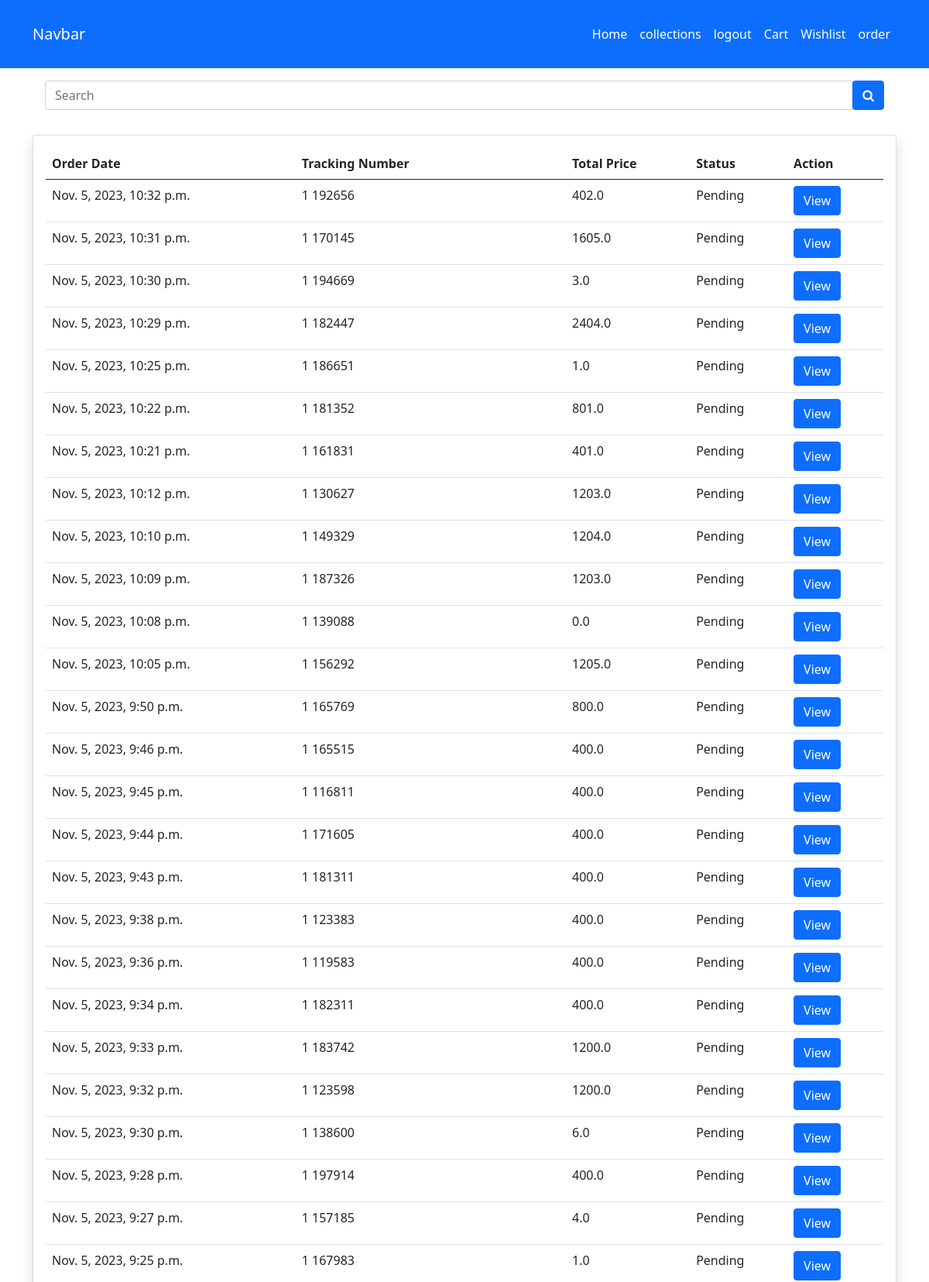
Screenshot of /my-orders (signed in, upper part) with the database file from the repository.
### store/models.py (models this page shows, shortened)
class Order(models.Model):
    user = models.ForeignKey(User,on_delete=models.CASCADE)
    fname = models.CharField(max_length=150,null=False,blank=False)
    lname = models.CharField(max_length=150,null=False,blank=False)
    email = models.CharField(max_length=150,null=False,blank=False)
    phone = models.CharField(max_length=150,null=False,blank=False)
    address = models.TextField(null=False)
    city = models.CharField(max_length=150,null=False,blank=False)
    state = models.CharField(max_length=150,null=False,blank=False)
    country = models.CharField(max_length=150,null=False,blank=False)
    pincode = models.CharField(max_length=150,null=False,blank=False)
    total_price = models.FloatField(null=False)
    payment_mode =models.CharField( max_length=150,null=False)
    payment_id = models.CharField( max_length=250,null=True)
    orderstatuses ={
        ('Pending','Pending'),
        ('Out for Shipping','Out for Shipping'),
        ('Completed','Completed'),
    }
    status = models.CharField(max_length=150,choices=orderstatuses, default='Pending')
    message = models.TextField(null=True)
    tracking_ID = models.CharField(max_length=150,null=True)
    created_at = models.DateTimeField(auto_now_add=True)
    updated_at = models.DateTimeField(auto_now=True)

### store/controller/order.py (the view)
# urls.py: path('my-orders',order.index,name="order"),
@login_required(login_url='loginpage')
def index(request):
    orders =Order.objects.filter(user=request.user).order_by('-created_at')
    context = {'orders':orders}
    return render(request, 'store/orders.html',context)

### store/templates/store/orders.html
{% extends 'store/layouts/main.html' %}
{% block content %}
<div class="container mt-3">
    <div class="row">
        <div class="col">
            <div class="card shadow ">
                <div class="card-body">
               <table class="table">
                <thead>
                    <tr>
                        <th>Order Date</th>
                        <th>Tracking Number</th>
                        <th>Total Price</th>
                        <th>Status</th>
                        <th>Action</th>
                    </tr>
                </thead>
                <tbody>
                    {% for i in orders %}
                    <tr>
                    <td>{{ i.created_at }}</td>
                    <td>{{ i.tracking_ID }}</td>
                    <td>{{ i.total_price }}</td>
                    <td>{{ i.status }}</td>
                    <td><a href="{% url "orderview" i.tracking_ID %}" class="btn btn-primary"> View </a></td>
                </tr>
                    {% endfor %}
                </tbody>
               </table>
                </div>
            </div>
        </div>
    </div>
</div>
{% endblock content %}

### static/css/custom.css (style rules this page uses)
body { margin: 0; padding: 0; font-size: 1rem; font-weight: 400; line-height: 1.5; color: #343a40; text-align: left; background-color: #fff; min-height: 100vh; display: flex; flex-direction: column; }

### store/templates/store/layouts/main.html (style rules this page uses)
a { text-decoration:none; }

### rows the page displays
Order: created_at "Nov. 5, 2023, 10:32 p.m.", tracking_ID "1 192656", total_price "402.0", status "Pending"
Order: created_at "Nov. 5, 2023, 10:31 p.m.", tracking_ID "1 170145", total_price "1605.0", status "Pending"
Order: created_at "Nov. 5, 2023, 10:30 p.m.", tracking_ID "1 194669", total_price "3.0", status "Pending"
Order: created_at "Nov. 5, 2023, 10:29 p.m.", tracking_ID "1 182447", total_price "2404.0", status "Pending"
Order: created_at "Nov. 5, 2023, 10:25 p.m.", tracking_ID "1 186651", total_price "1.0", status "Pending"
Order: created_at "Nov. 5, 2023, 10:22 p.m.", tracking_ID "1 181352", total_price "801.0", status "Pending"
Order: created_at "Nov. 5, 2023, 10:21 p.m.", tracking_ID "1 161831", total_price "401.0", status "Pending"
Order: created_at "Nov. 5, 2023, 10:12 p.m.", tracking_ID "1 130627", total_price "1203.0", status "Pending"
Order: created_at "Nov. 5, 2023, 10:10 p.m.", tracking_ID "1 149329", total_price "1204.0", status "Pending"
Order: created_at "Nov. 5, 2023, 10:09 p.m.", tracking_ID "1 187326", total_price "1203.0", status "Pending"
Order: created_at "Nov. 5, 2023, 10:08 p.m.", tracking_ID "1 139088", total_price "0.0", status "Pending"
Order: created_at "Nov. 5, 2023, 10:05 p.m.", tracking_ID "1 156292", total_price "1205.0", status "Pending"
Order: created_at "Nov. 5, 2023, 9:50 p.m.", tracking_ID "1 165769", total_price "800.0", status "Pending"
Order: created_at "Nov. 5, 2023, 9:46 p.m.", tracking_ID "1 165515", total_price "400.0", status "Pending"
Order: created_at "Nov. 5, 2023, 9:45 p.m.", tracking_ID "1 116811", total_price "400.0", status "Pending"
Order: created_at "Nov. 5, 2023, 9:44 p.m.", tracking_ID "1 171605", total_price "400.0", status "Pending"
Order: created_at "Nov. 5, 2023, 9:43 p.m.", tracking_ID "1 181311", total_price "400.0", status "Pending"
Order: created_at "Nov. 5, 2023, 9:38 p.m.", tracking_ID "1 123383", total_price "400.0", status "Pending"
Order: created_at "Nov. 5, 2023, 9:36 p.m.", tracking_ID "1 119583", total_price "400.0", status "Pending"
Order: created_at "Nov. 5, 2023, 9:34 p.m.", tracking_ID "1 182311", total_price "400.0", status "Pending"
Order: created_at "Nov. 5, 2023, 9:33 p.m.", tracking_ID "1 183742", total_price "1200.0", status "Pending"
Order: created_at "Nov. 5, 2023, 9:32 p.m.", tracking_ID "1 123598", total_price "1200.0", status "Pending"
Order: created_at "Nov. 5, 2023, 9:30 p.m.", tracking_ID "1 138600", total_price "6.0", status "Pending"
Order: created_at "Nov. 5, 2023, 9:28 p.m.", tracking_ID "1 197914", total_price "400.0", status "Pending"
Order: created_at "Nov. 5, 2023, 9:27 p.m.", tracking_ID "1 157185", total_price "4.0", status "Pending"
Order: created_at "Nov. 5, 2023, 9:25 p.m.", tracking_ID "1 167983", total_price "1.0", status "Pending"
